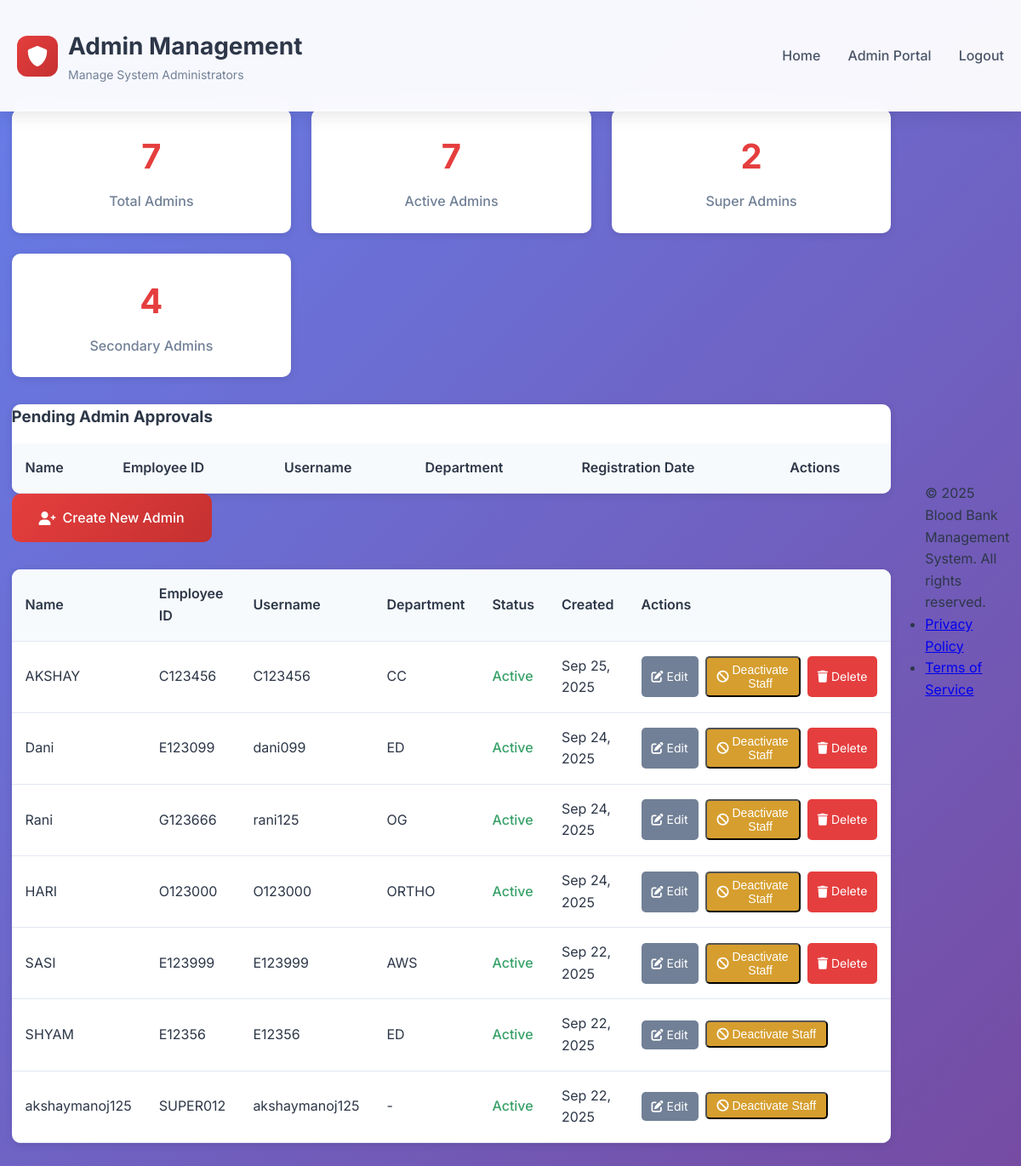
Page /portal/management/ (signed in) on the committed database.
### myapp/models.py (models this page shows, shortened)
class AdminProfile(models.Model):
    user = models.OneToOneField(User, on_delete=models.CASCADE, related_name='admin_profile')
    full_name = models.CharField(max_length=100, help_text="Admin's full name")
    employee_id = models.CharField(max_length=20, unique=True, help_text="Unique employee ID")
    department = models.CharField(max_length=50, blank=True, help_text="Department")
    phone_number = models.CharField(max_length=15, blank=True, help_text="Contact phone number")
    is_super_admin = models.BooleanField(default=False, help_text="Super admin with full privileges")
    is_secondary_admin = models.BooleanField(default=False, help_text="Secondary admin with limited privileges")
    is_active = models.BooleanField(default=True, help_text="Whether this admin account is active")
    created_by = models.ForeignKey(
        User,
        on_delete=models.SET_NULL,
        null=True,
        blank=True,
        related_name='created_admins',
        help_text="Admin who created this account"
    )
    created_at = models.DateTimeField(auto_now_add=True)
    updated_at = models.DateTimeField(auto_now=True)
    class Meta:
        verbose_name = "Admin Profile"
        verbose_name_plural = "Admin Profiles"
        ordering = ['-created_at']

### myapp/views.py (the view)
# urls.py: path('portal/management/', views.admin_management, name='admin_management'),
@user_passes_test(is_superuser)
def admin_management(request):
    admins = AdminProfile.objects.all().order_by('-created_at')
    context = {
        'admins': admins,
        'total_admins': admins.count(),
        'active_admins': admins.filter(is_active=True).count(),
        'super_admins': admins.filter(is_super_admin=True).count(),
        'secondary_admins': admins.filter(is_secondary_admin=True).count(),
    }
    return render(request, 'admin_management.html', context)

### myapp/views.py (called while the page is built)
def is_superuser(user):
    return user.is_superuser or user.groups.filter(name='Super Admin').exists()

### templates/admin_management.html (shortened to what this page needs)
<!DOCTYPE html>
<html lang="en">
<head>
    <link href="https://cdnjs.cloudflare.com/ajax/libs/font-awesome/6.0.0/css/all.min.css" rel="stylesheet">
    {% load static %}
    <link href="{% static 'admin.css' %}" rel="stylesheet">
</head>
<body>
    <header>
        <div class="container">
            <div class="header-content">
                <div class="logo">
                    <div class="logo-icon">
                        <i class="fas fa-shield-alt"></i>
                    </div>
                    <div class="logo-text">
                        <h1>Admin Management</h1>
                        <p>Manage System Administrators</p>
                    </div>
                </div>
                <nav>
                    <ul class="nav-links">
                        <li><a href="{% url 'index' %}">Home</a></li>
                        <li><a href="{% url 'admin_portal' %}">Admin Portal</a></li>
                        <li><a href="{% url 'donor_logout' %}">Logout</a></li>
                    </ul>
                </nav>
            </div>
        </div>
    </header>
    <main>
        <div class="container">
            <div class="admin-stats">
                <div class="stat-card">
                    <div class="stat-number">{{ total_admins }}</div>
                    <div class="stat-label">Total Admins</div>
                </div>
                <div class="stat-card">
                    <div class="stat-number">{{ active_admins }}</div>
                    <div class="stat-label">Active Admins</div>
                </div>
                <div class="stat-card">
                    <div class="stat-number">{{ super_admins }}</div>
                    <div class="stat-label">Super Admins</div>
                </div>
                <div class="stat-card">
                    <div class="stat-number">{{ secondary_admins }}</div>
                    <div class="stat-label">Secondary Admins</div>
                </div>
            </div>
            {% with pending_admins=admins|length %}
            {% if pending_admins > 0 %}
            <div class="admin-table">
                <h3 style="margin-bottom: 1rem; color: #2d3748;">Pending Admin Approvals</h3>
                <table>
                    <thead>
                        <tr>
                            <th>Name</th>
                            <th>Employee ID</th>
                            <th>Username</th>
                            <th>Department</th>
                            <th>Registration Date</th>
                            <th>Actions</th>
                        </tr>
                    </thead>
                </table>
            </div>
            {% endif %}
            {% endwith %}
            <a href="{% url 'create_admin' %}" class="create-admin-btn">
               <i class="fas fa-user-plus"></i> Create New Admin
            </a>
            <div class="admin-table">
                <table>
                    <thead>
                        <tr>
                            <th>Name</th>
                            <th>Employee ID</th>
                            <th>Username</th>
                            <th>Department</th>
                            <th>Status</th>
                            <th>Created</th>
                            <th>Actions</th>
                        </tr>
                    </thead>
                    <tbody>
                        {% for admin in admins %}
                        <tr>
                            <td>{{ admin.full_name }}</td>
                            <td>{{ admin.employee_id }}</td>
                            <td>{{ admin.user.username }}</td>
                            <td>{{ admin.department|default:"-" }}</td>
                            <td>
                                {% if not admin.is_active and not admin.is_secondary_admin %}
                                    <span class="status-inactive">Pending Approval</span>
                                {% elif admin.is_active %}
                                    <span class="status-active">Active</span>
                                {% else %}
                                    <span class="status-inactive">Inactive</span>
                                {% endif %}
                            </td>
                            <td>{{ admin.created_at|date:"M d, Y" }}</td>
                            <td>
                                <div class="action-buttons">
                                    <a href="{% url 'update_admin' admin.id %}" class="btn-sm btn-secondary">
                                        <i class="fas fa-edit"></i> Edit
                                    </a>
                                    {% if not admin.is_active and not admin.is_secondary_admin %}
                                        <form method="post" action="{% url 'approve_admin' admin.id %}" style="display: inline;">
                                            {% csrf_token %}
                                            <button type="submit" class="btn-sm btn-success" onclick="return confirm('Are you sure you want to approve this admin and grant Secondary Admin permissions?')">
                                                <i class="fas fa-check-circle"></i> Approve as Staff
                                            </button>
                                        </form>
                                    {% else %}
                                        <form method="post" action="{% url 'toggle_admin_status' admin.id %}" style="display: inline;">
                                            <button type="submit" class="btn-sm {% if admin.is_active %}btn-warning{% else %}btn-success{% endif %}" onclick="return confirm('Are you sure you want to {% if admin.is_active %}deactivate{% else %}activate{% endif %} this admin?')">
                                                {% if admin.is_active %}
                                                    <i class="fas fa-ban"></i> Deactivate Staff
                                                {% else %}
                                                    <i class="fas fa-check"></i> Activate Staff
                                                {% endif %}
                                            </button>
                                        </form>
                                    {% endif %}
                                    {% if not admin.is_super_admin and admin.user != user %}
                                        <a href="{% url 'delete_admin' admin.id %}" class="btn-sm btn-danger"
                                           onclick="return confirm('Are you sure you want to delete this admin? This action cannot be undone.')">
                                            <i class="fas fa-trash"></i> Delete
                                        </a>
                                    {% endif %}
                                </div>
                            </td>
                        </tr>
                        {% empty %}
                        <tr>
                            <td colspan="7" style="text-align: center; padding: 2rem; color: #718096;">
                                No admin accounts found. <a href="{% url 'create_admin' %}">Create the first admin</a>.
                            </td>
                        </tr>
                        {% endfor %}
                    </tbody>
                </table>
            </div>
        </div>
    </main>
    <footer>
        <div class="container">
            <div class="footer-content">
                <div>
                    <p>&copy; 2025 Blood Bank Management System. All rights reserved.</p>
                </div>
                <ul class="footer-links">
                    <li><a href="#privacy">Privacy Policy</a></li>
                    <li><a href="#terms">Terms of Service</a></li>
                </ul>
            </div>
        </div>
    </footer>
</body>
</html>

### static/admin.css (style rules this page uses)
* { margin: 0; padding: 0; box-sizing: border-box; }
body { font-family: 'Inter', -apple-system, BlinkMacSystemFont, 'Segoe UI', Roboto, sans-serif; background: linear-gradient(135deg, #667eea 0%, #764ba2 100%); min-height: 100vh; color: #2d3748; line-height: 1.6; display: flex; align-items: center; justify-content: center; }
.container { max-width: 1200px; margin: 0 auto; padding: 0 20px; }
header { background: rgba(255, 255, 255, 0.95); backdrop-filter: blur(10px); padding: 2rem 0; box-shadow: 0 4px 20px rgba(0, 0, 0, 0.1); position: fixed; top: 0; left: 0; right: 0; z-index: 100; }
.header-content { display: flex; align-items: center; justify-content: space-between; flex-wrap: wrap; gap: 1rem; }
.logo { display: flex; align-items: center; gap: 0.75rem; }
.logo-icon { width: 48px; height: 48px; background: linear-gradient(135deg, #e53e3e, #c53030); border-radius: 12px; display: flex; align-items: center; justify-content: center; color: white; font-size: 1.5rem; }
.logo-text h1 { color: #2d3748; font-size: 1.75rem; font-weight: 700; margin: 0; }
.logo-text p { color: #718096; font-size: 0.875rem; margin: 0; }
.nav-links { display: flex; gap: 2rem; list-style: none; }
.nav-links a { color: #4a5568; text-decoration: none; font-weight: 500; transition: color 0.3s ease; position: relative; }
.nav-links a::after { content: ''; position: absolute; bottom: -5px; left: 0; width: 0; height: 2px; background: #e53e3e; transition: width 0.3s ease; }
main { padding: 8rem 0 3rem; width: 100%; }

### templates/admin_management.html (style rules this page uses)
.admin-stats { display: grid; grid-template-columns: repeat(auto-fit, minmax(250px, 1fr)); gap: 1.5rem; margin-bottom: 2rem; }
.stat-card { background: white; border-radius: 10px; padding: 1.5rem; box-shadow: 0 2px 10px rgba(0, 0, 0, 0.1); text-align: center; }
.stat-number { font-size: 2.5rem; font-weight: 700; color: #e53e3e; margin-bottom: 0.5rem; }
.stat-label { color: #718096; font-weight: 500; }
.admin-table { background: white; border-radius: 10px; overflow: hidden; box-shadow: 0 2px 10px rgba(0, 0, 0, 0.1); }
.admin-table table { width: 100%; border-collapse: collapse; }
.admin-table th, .admin-table td { padding: 1rem; text-align: left; border-bottom: 1px solid #e2e8f0; }
.admin-table th { background: #f7fafc; font-weight: 600; color: #2d3748; }
.status-active { color: #38a169; font-weight: 500; }
.action-buttons { display: flex; gap: 0.5rem; }
.btn-sm { padding: 0.375rem 0.75rem; font-size: 0.875rem; border-radius: 5px; text-decoration: none; display: inline-flex; align-items: center; gap: 0.25rem; }
.btn-secondary { background: #718096; color: white; }
.btn-danger { background: #e53e3e; color: white; }
.btn-warning { background: #d69e2e; color: white; }
.create-admin-btn { background: linear-gradient(135deg, #e53e3e, #c53030); color: white; padding: 1rem 2rem; border-radius: 10px; text-decoration: none; display: inline-flex; align-items: center; gap: 0.5rem; font-weight: 500; margin-bottom: 2rem; }

### rows in the picture
AdminProfile: full_name "AKSHAY", employee_id "C123456", user.username "C123456", department "CC", is_active "Active", created_at "Sep 25, 2025", is_super_admin False (drawn)
AdminProfile: full_name "Dani", employee_id "E123099", user.username "dani099", department "ED", is_active "Active", created_at "Sep 24, 2025", is_super_admin False (drawn)
AdminProfile: full_name "Rani", employee_id "G123666", user.username "rani125", department "OG", is_active "Active", created_at "Sep 24, 2025", is_super_admin False (drawn)
AdminProfile: full_name "HARI", employee_id "O123000", user.username "O123000", department "ORTHO", is_active "Active", created_at "Sep 24, 2025", is_super_admin False (drawn)
AdminProfile: full_name "SASI", employee_id "E123999", user.username "E123999", department "AWS", is_active "Active", created_at "Sep 22, 2025", is_super_admin False (drawn)
AdminProfile: full_name "SHYAM", employee_id "E12356", user.username "E12356", department "ED", is_active "Active", created_at "Sep 22, 2025"
AdminProfile: full_name "akshaymanoj125", employee_id "SUPER012", user.username "akshaymanoj125", department "-", is_active "Active", created_at "Sep 22, 2025"

### other values in the picture
{{ total_admins }} "7"
{{ active_admins }} "7"
{{ super_admins }} "2"
{{ secondary_admins }} "4"
